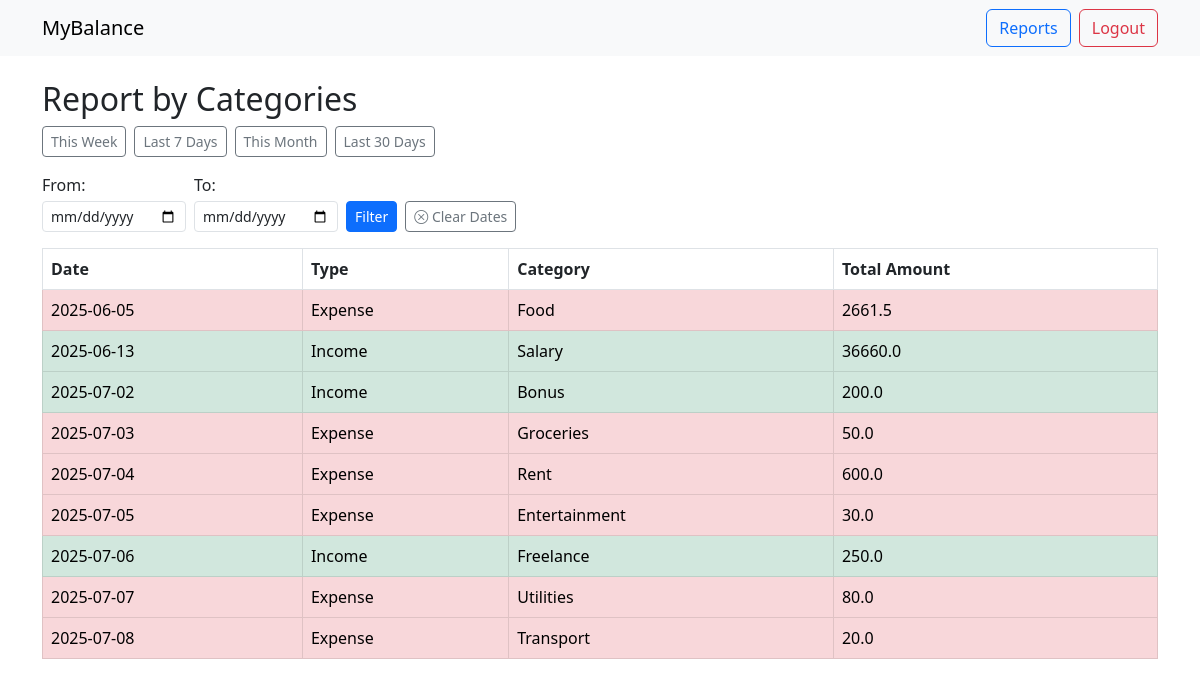
Page /reports/categories (signed in) on the committed database.
### tables this page shows
CREATE TABLE transactions (
              id INTEGER PRIMARY KEY AUTOINCREMENT,
              user_id INTEGER,
              date TEXT,
              type TEXT,
              category TEXT,
              amount REAL,
              description TEXT, attachment TEXT,
              FOREIGN KEY(user_id) REFERENCES users(id)
              );

### app.py (the view)
@app.route('/reports/categories')
def report_categories():
     if 'user_id' not in session:
        return redirect(url_for('login'))
     date_from=request.args.get('from')
     date_to=request.args.get('to')
     preset=request.args.get('preset')
     today=date.today()
     if preset=='this_week':
             start_of_week=today-timedelta(days=today.weekday())
             date_from=start_of_week.isoformat()
             date_to=today.isoformat()
     elif preset=='last_7_days':
             date_from=(today-timedelta(days=6)).isoformat()
             date_to=today.isoformat()
     elif preset=='this_month':
             date_from=(today.replace(day=1)).isoformat()
             date_to=today.isoformat()
     elif preset=='last_30_days':
             date_from=(today-timedelta(days=29)).isoformat()
             date_to=today.isoformat()
     query='''
                SELECT date, category, type, SUM(amount) AS total_amount
                FROM transactions
                WHERE user_id=?

            '''
     params=[session['user_id']]
     if date_from:
             query+=" AND date>=?"
             params.append(date_from)
     if date_to:
             query+=" AND date<=?"
             params.append(date_to)
     query+=" GROUP BY category, type ORDER BY date, type, total_amount DESC"
     conn=get_db_conn()
     c=conn.cursor()
     c.execute(query, tuple(params))
     report_data=c.fetchall()
     conn.close()
     return render_template('report_categories.html', report_data=report_data, date_from=date_from, date_to=date_to)

### app.py (called while the page is built)
def get_db_conn():
     conn=sqlite3.connect(DATABASE)
     conn.row_factory=sqlite3.Row
     return conn

### templates/report_categories.html (shortened to what this page needs)
{% extends 'base.html' %}
{% block content %}
<h2>Report by Categories</h2>
<form method="get" class="d-flex align-items-end gap-2 mb-3" style="flex-wrap: wrap; max-width: 600px;">
      <div class="col-auto">
        <a href="{{ url_for('report_categories', preset='this_week')}}" class="btn btn-outline-secondary btn-sm">This Week</a>
    </div>
    <div class="col-auto">
        <a href="{{ url_for('report_categories', preset='last_7_days')}}" class="btn btn-outline-secondary btn-sm">Last 7 Days</a>
    </div>
    <div class="col-auto">
        <a href="{{ url_for('report_categories', preset='this_month')}}" class="btn btn-outline-secondary btn-sm">This Month</a>
    </div>
    <div class="col-auto">
        <a href="{{ url_for('report_categories', preset='last_30_days')}}" class="btn btn-outline-secondary btn-sm">Last 30 Days</a>
    </div>
    <div class="col-auto">
        <label for="from" class="form-label mb-1">From:</label>
        <input type="date" name="from" id="from" class="form-control form-control-sm" value="{{ date_from or ''}}">
    </div>
    <div class="col-auto">
        <label for="to" class="form-label mb-1">To:</label>
        <input type="date" name="to" id="to" class="form-control form-control-sm" value="{{ date_to or ''}}">
    </div>
    <div class="col-auto">
        <button type="submit" class="btn btn-sm btn-primary">Filter</button>
    </div>
    <div class="col-auto">
        <a href="{{ url_for('report_categories')}}" class="btn btn-outline-secondary btn-sm">
            <i class="bi bi-x-circle"></i> Clear Dates</a>
    </div>
</form>
<table  class="table table-bordered">
    <thead>
        <tr>
            <th>Date</th>
            <th>Type</th>
            <th>Category</th>
            <th>Total Amount</th>
        </tr>
    </thead>
    <tbody>
        {% for row in report_data%}
            <tr class="{% if row['type']=='Expense'%} table-danger {% elif row['type']=='Income' %} table-success {% endif%} ">
                <td>{{ row['date']}}</td>
                <td>{{ row['type'] }}</td>
                <td>{{ row['category'] }}</td>
                <td>{{ row['total_amount'] }}</td>
            </tr>
        {% endfor %}
    </tbody>
</table>
{% endblock %}

### rows in the picture
transactions: date "2025-06-05", type "Expense", category "Food", total_amount "2661.5"
transactions: date "2025-06-13", type "Income", category "Salary", total_amount "36660.0"
transactions: date "2025-07-02", type "Income", category "Bonus", total_amount "200.0"
transactions: date "2025-07-03", type "Expense", category "Groceries", total_amount "50.0"
transactions: date "2025-07-04", type "Expense", category "Rent", total_amount "600.0"
transactions: date "2025-07-05", type "Expense", category "Entertainment", total_amount "30.0"
transactions: date "2025-07-06", type "Income", category "Freelance", total_amount "250.0"
transactions: date "2025-07-07", type "Expense", category "Utilities", total_amount "80.0"
transactions: date "2025-07-08", type "Expense", category "Transport", total_amount "20.0"
